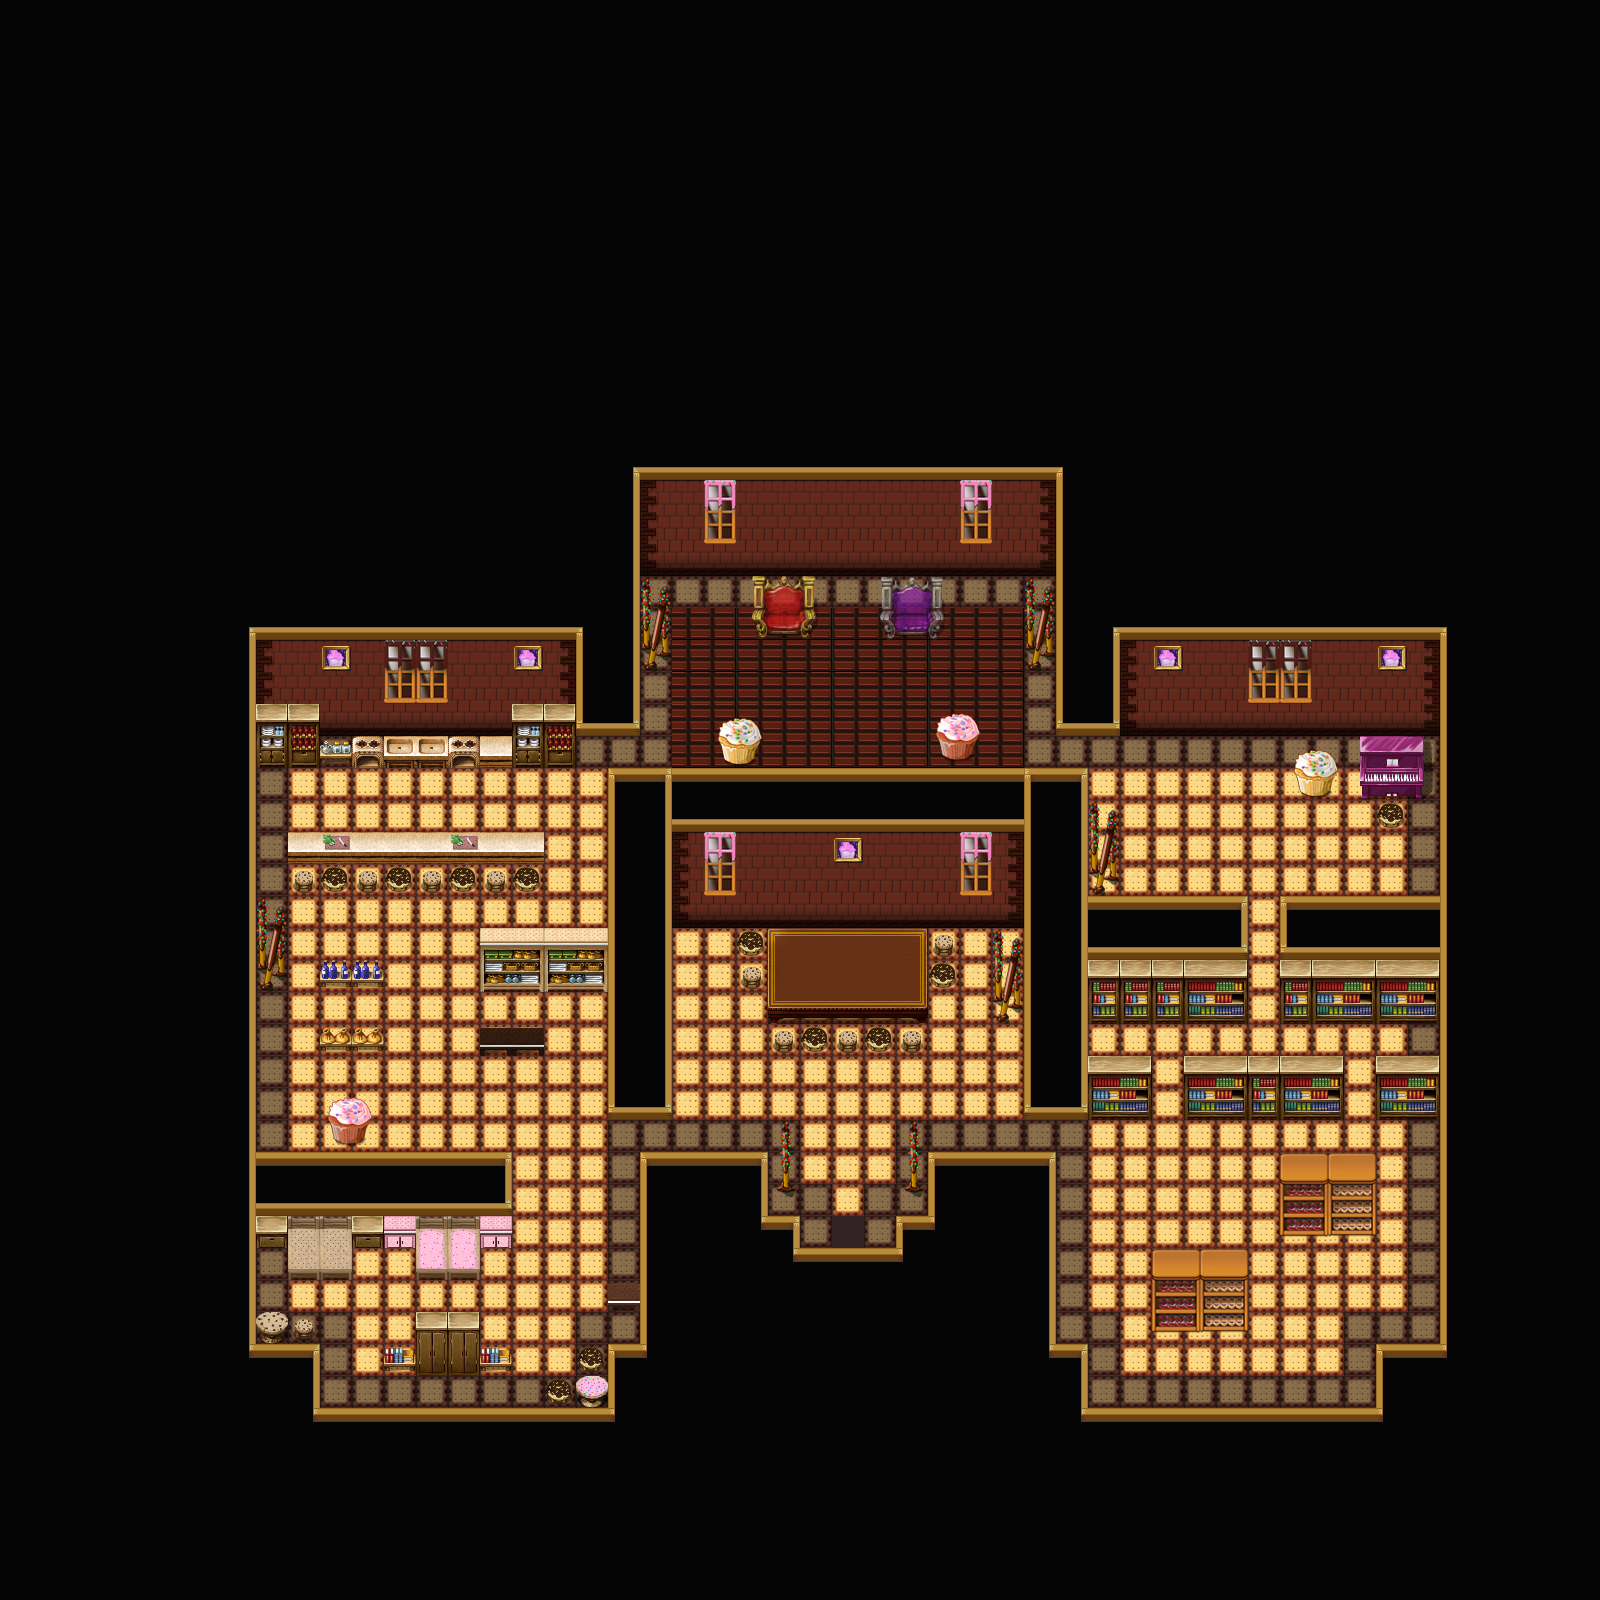

The image is a tile-based game level rendered from a .tmx file. Its description and source (layers, tilesets, objects; grid data summarised) follow:
An orthogonal 50x50 tile map with 32x32 px tiles, 4 tile layers (Ground, CollisionLayer, Door, Misc), 12 tilesets.

<map version="1.2" tiledversion="1.2.2" orientation="orthogonal" renderorder="right-down" width="50" height="50" tilewidth="32" tileheight="32" infinite="0" nextlayerid="5" nextobjectid="1">
 <tileset firstgid="1" source="Resources/InteriorTilesRoomVariantRed.tsx" />
 <tileset firstgid="1025" source="../../TropicalWorld/Resources/Tiles5.tsx" />
 <tileset firstgid="1515" source="Resources/Floor.tsx" />
 <tileset firstgid="1675" source="Resources/CandyLandTiles4.tsx" />
 <tileset firstgid="2203" source="Resources/CandyFlooring.tsx" />
 <tileset firstgid="2207" source="Resources/Classic Interior Objects.tsx" />
 <tileset firstgid="3231" source="Resources/CandyLandDecorTiles2.tsx" />
 <tileset firstgid="3487" source="Resources/CandyWindow2.tsx" />
 <tileset firstgid="3489" source="Resources/CandyWindow1.tsx" />
 <tileset firstgid="3491" source="Resources/CandyLandTiles3.tsx" />
 <tileset firstgid="3923" source="Resources/CandyFlooring3.tsx" />
 <tileset firstgid="3924" source="Resources/CandyLandDecorTiles1.tsx" />
 <layer id="1" name="Ground" width="50" height="50">
  <data>[2500 cells, 853 non-empty, 11 distinct tile ids]</data>
 </layer>
 <layer id="2" name="CollisionLayer" width="50" height="50">
  <data>[2500 cells, 2422 non-empty, 1 distinct tile ids]</data>
 </layer>
 <layer id="3" name="Door" width="50" height="50">
  <data>[2500 cells, 1 non-empty, 1 distinct tile ids]</data>
 </layer>
 <layer id="4" name="Misc" width="50" height="50">
  <data>[2500 cells, 2096 non-empty, 117 distinct tile ids]</data>
 </layer>
</map>
